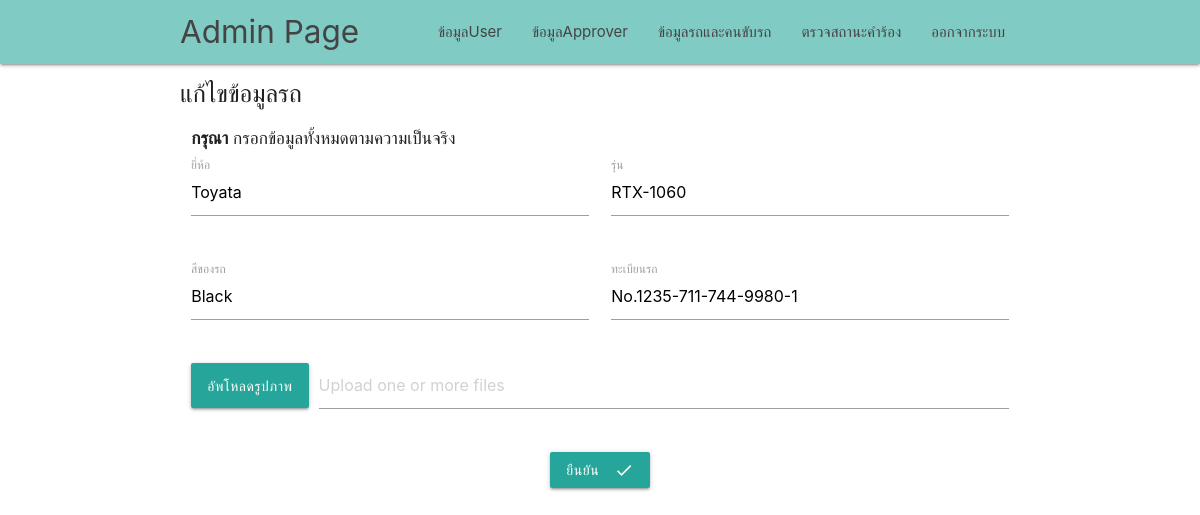
Page /admin/form_edit_car.php (signed in) on the committed database.
### tables this page shows
CREATE TABLE `car` (
  `id` int(11) NOT NULL,
  `driver_id` int(11) DEFAULT NULL,
  `color` text NOT NULL,
  `brand` text NOT NULL,
  `image` text NOT NULL,
  `version` text NOT NULL,
  `license` text NOT NULL
);

### admin/form_edit_car.php (the view, shortened to what this page needs)
<?php
require '../server/server.php';
$sql = "SELECT color,brand,image,version,license,id FROM car";
$result = mysqli_query($connect, $sql);
$row = mysqli_fetch_array($result);
?>
<!DOCTYPE html>
<html lang="en">
<head>
    <link href="../css/materialize.css" type="text/css" rel="stylesheet" media="screen,projection" />
    <link href="../css/style.css" type="text/css" rel="stylesheet" media="screen,projection" />
</head>
<body>
    <nav class="teal lighten-3" role="navigation">
        <div class="nav-wrapper container">
            <a id="logo-container" href="admin_page.php" class="brand-logo">Admin Page</a>
            <ul class="right hide-on-med-and-down">
                <li><a href="show_user.php">ข้อมูลUser</a></li>
                <li><a href="show_approver.php">ข้อมูลApprover</a></li>
                <li><a href="show_driver_car.php">ข้อมูลรถและคนขับรถ</a></li>
                <li><a href="request_form.php">ตรวจสถานะคำร้อง</a></li>
                <li><a href="../login.php">ออกจากระบบ</a></li>
            </ul>
        </div>
    </nav>
    <form action="edit_car.php" id="ee" method="POST">
        <div class="container">
            <div class="content border border-secondary mt-3 pb-1 pt-1">
                <div class="m-4">
                    <h5 class="text-center">แก้ไขข้อมูลรถ<input type="hidden" name="id" value="<?php echo$row['id'] ?>"><br></h5>
                </div>
            </div>
            <div class="row">
                <div class="col s12">
                    <h6><b>กรุณา</b> กรอกข้อมูลทั้งหมดตามความเป็นจริง</h6>
                    <div class="row">
                        <div class="input-field col s6">
                            <input name="car_brand" id="car_brand" type="text" class="validate" value="<?php echo$row['brand'] ?>" required>
                            <label for="car_brand">ยี่ห้อ</label>
                        </div>
                        <div class="input-field col s6">
                            <input name="car_version" id="car_version" type="text" class="validate" value="<?php echo$row['version'] ?>" required>
                            <label for="car_version">รุ่น</label>
                        </div>
                    </div>
                    <div class="row">
                        <div class="input-field col s6">
                            <input name="car_color" id="car_color" type="text" class="validate" value="<?php echo$row['color'] ?>" required>
                            <label for="car_color">สีของรถ</label>
                        </div>
                        <div class="input-field col s6">
                            <input name="car_number" id="car_number" type="text" class="validate" value="<?php echo$row['license'] ?>" required>
                            <label for="car_number">ทะเบียนรถ</label>
                        </div>
                    </div>
                            <div class="file-field input-field">
                                <div class="btn">
                                    <span>อัพโหลดรูปภาพ</span>
                                </div>
                                <div class="file-path-wrapper">
                                    <input class="file-path validate" type="text" name="carimage" placeholder="Upload one or more files" required>
                                </div>
                            </div>
                </div>
            </div>
        </div>
    </form>
    <div class="center-align">
        <button type="submit" form="ee" class="btn waves-effect waves-light">ยืนยัน
            <i class="material-icons right">done</i>
        </button>
    </div><br><br><br>
</body>
</html>

### css/style.css (style rules this page uses)
nav ul a, nav .brand-logo { color: #444; }

### rows in the picture
car: car_brand "Toyata", car_version "RTX-1060", car_color "Black", car_number "No.1235-711-744-9980-1"
